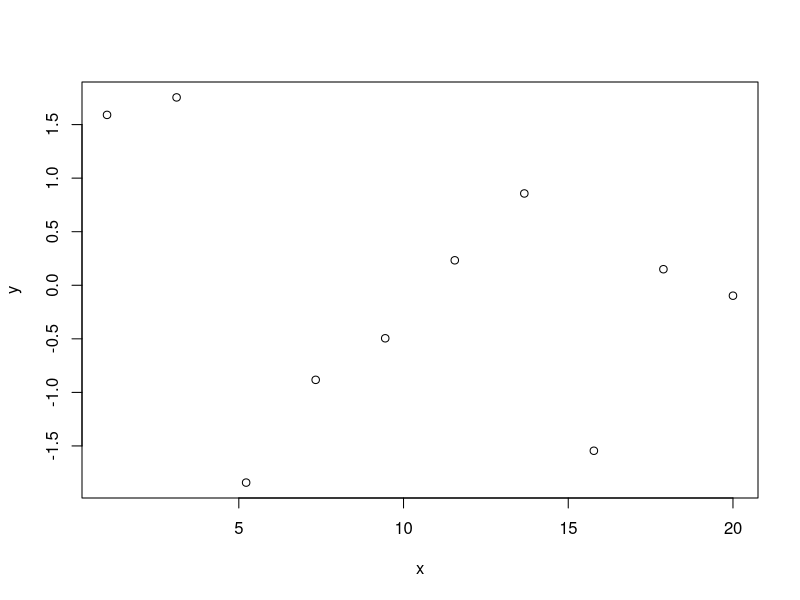

Source code (R):
#####
# task 1 in R for geol 590
#####

#load packages 
library(tidyverse)

x<-seq(from =1, to =20, length.out =10)
y<-rnorm(10)
labels<-letters[10]

d<-data.frame(x, y, labels)

png("test_plot.png", height =3, width = 4, units = "inches", res = 300)
plot(x,y)
dev.off()

#save .csv
write.csv("test_data.csv")


my.variable <- 2+2
q()

my.variable/3
q()